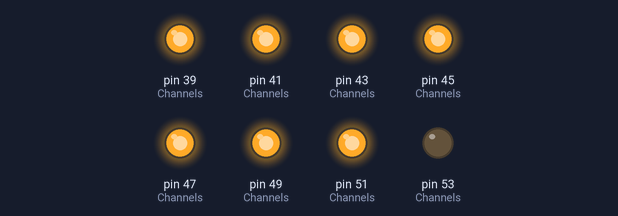
A program run on a simulated Arduino Mega 2560, built with avr-gcc and run on an emulated ATmega2560. Shown: output pins drawn as LEDs (lit = HIGH).

Above: at 0.1 s.
At 0.6 s:
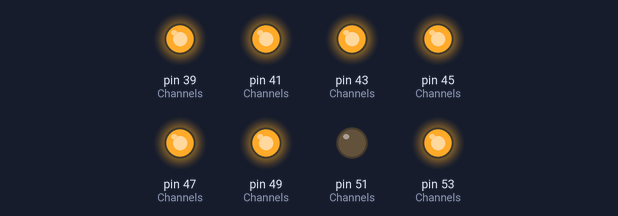
At 1.1 s:
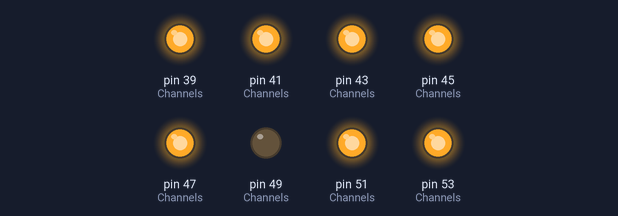
At 2.1 s:
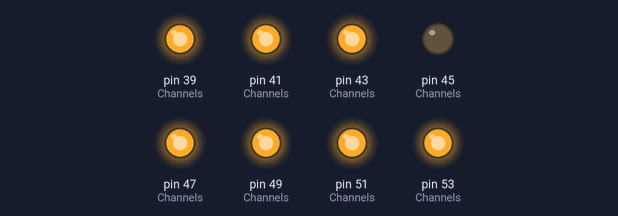
At 3.1 s:
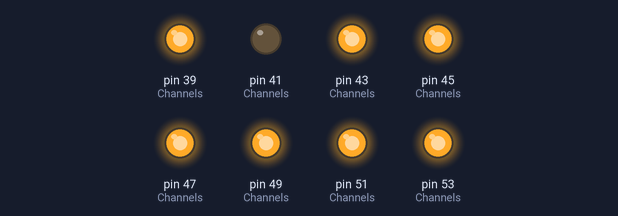
At 4.6 s:
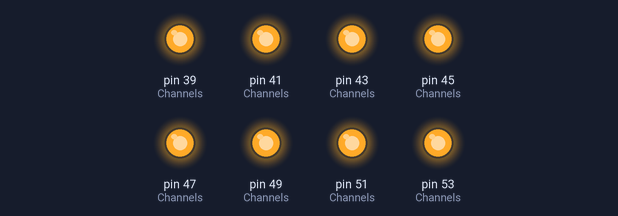
Timing chart, 0 to 6.1 s (numbered marks = the images above):
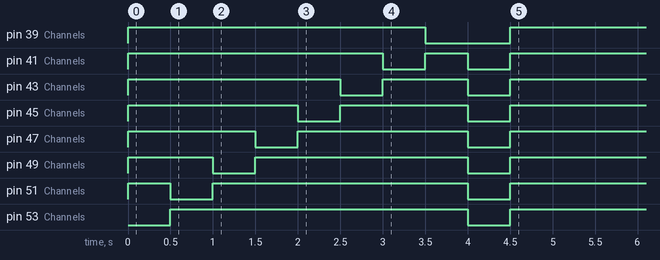

The program:

main.cpp
```cpp
#include <Arduino.h>

#define CHANNELS_COUNT 8

// Pin mapping
#define Ch1 53
#define Ch2 51
#define Ch3 49
#define Ch4 47
#define Ch5 45
#define Ch6 43
#define Ch7 41
#define Ch8 39

#define OFF HIGH
#define ON LOW

#define SERIAL_BAUD_RATE 57600

#define ON_THRESHOLD 127 // Sainsmart relays are simple and only do off and on.

int Channels[CHANNELS_COUNT] = {Ch1, Ch2, Ch3, Ch4, Ch5, Ch6, Ch7, Ch8};
int incomingByte[CHANNELS_COUNT];   // array to store the values from serial port


void setAll(int val) {
  for (int i = 0; i < CHANNELS_COUNT; i++) {
    digitalWrite(Channels[i], val);
  }
}

void setup()
{
  Serial.begin(SERIAL_BAUD_RATE);
  for (int i = 0; i < CHANNELS_COUNT; i++) {
    pinMode(Channels[i], OUTPUT);
  }

  setAll(OFF);

  // Power on self test.
  for (int i = 0; i < CHANNELS_COUNT; i++) {
    digitalWrite(Channels[i], LOW);
    delay(500);
    digitalWrite(Channels[i], HIGH);
  }

  setAll(ON);
  delay(500);
  setAll(OFF);
}

void loop() {
  if (Serial.available() >= CHANNELS_COUNT) {
    for (int i = 0; i < CHANNELS_COUNT; i++) {
      incomingByte[i] = Serial.read(); // read each byte
      int value = incomingByte[i];
      int digitalValue = value <= ON_THRESHOLD ? ON : OFF; // Convert bytes to HIGH/LOW
      digitalWrite(Channels[i], digitalValue);
    }
  }
}
```
